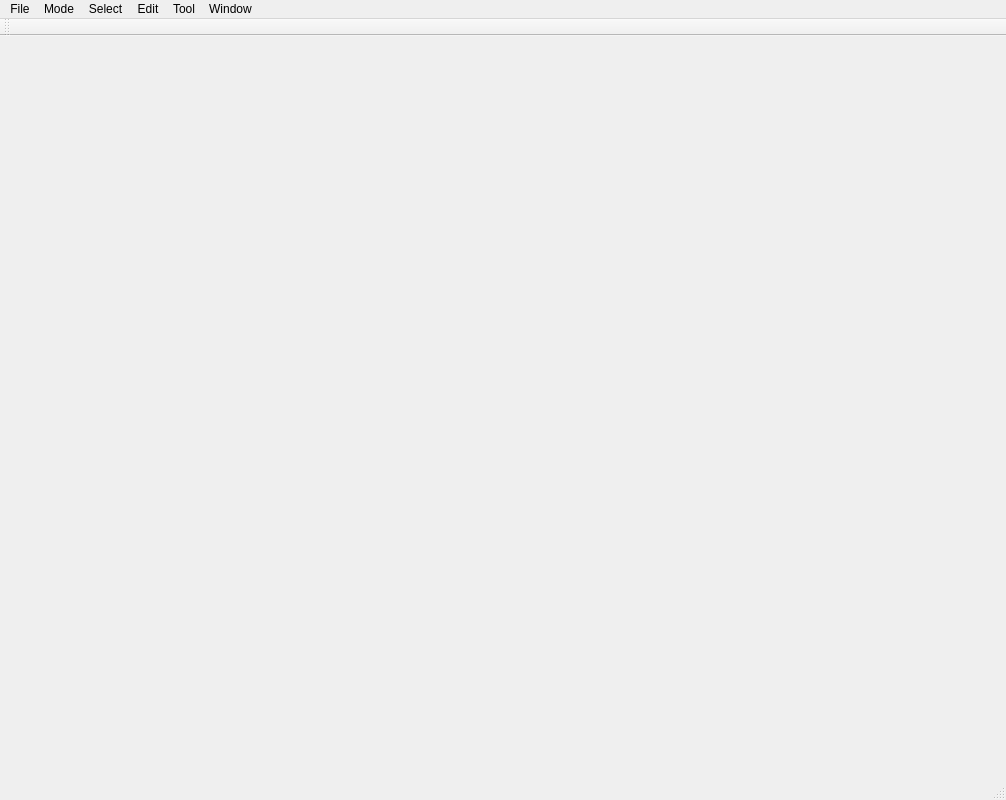
<?xml version="1.0" encoding="UTF-8"?>
<ui version="4.0">
 <class>MainWindow</class>
 <widget class="QMainWindow" name="MainWindow">
  <property name="geometry">
   <rect>
    <x>0</x>
    <y>0</y>
    <width>1006</width>
    <height>800</height>
   </rect>
  </property>
  <property name="minimumSize">
   <size>
    <width>1000</width>
    <height>800</height>
   </size>
  </property>
  <property name="windowTitle">
   <string>MainWindow</string>
  </property>
  <widget class="QWidget" name="centralWidget"/>
  <widget class="QMenuBar" name="menuBar">
   <property name="geometry">
    <rect>
     <x>0</x>
     <y>0</y>
     <width>1006</width>
     <height>21</height>
    </rect>
   </property>
   <widget class="QMenu" name="menuFile">
    <property name="title">
     <string>File</string>
    </property>
    <addaction name="actionNew"/>
    <addaction name="actionOpen"/>
    <addaction name="actionOpenToAdd"/>
    <addaction name="separator"/>
    <addaction name="actionSave"/>
    <addaction name="separator"/>
    <addaction name="actionExit"/>
   </widget>
   <widget class="QMenu" name="menuWindow">
    <property name="title">
     <string>Window</string>
    </property>
    <addaction name="actionControlWidget"/>
   </widget>
   <widget class="QMenu" name="menuEdit">
    <property name="title">
     <string>Edit</string>
    </property>
    <addaction name="actionUndo"/>
    <addaction name="separator"/>
    <addaction name="actionCut"/>
    <addaction name="actionCopy"/>
    <addaction name="actionPaste"/>
    <addaction name="actionDeleteEdge"/>
   </widget>
   <widget class="QMenu" name="menuSelect">
    <property name="title">
     <string>Select</string>
    </property>
    <addaction name="actionSelectAll"/>
   </widget>
   <widget class="QMenu" name="menuTool">
    <property name="title">
     <string>Tool</string>
    </property>
    <addaction name="actionVoronoi"/>
    <addaction name="actionVoronoiCut"/>
   </widget>
   <widget class="QMenu" name="menuMode">
    <property name="title">
     <string>Mode</string>
    </property>
    <addaction name="actionModeBasic"/>
    <addaction name="actionModeLayer"/>
    <addaction name="actionModeSketch"/>
   </widget>
   <addaction name="menuFile"/>
   <addaction name="menuMode"/>
   <addaction name="menuSelect"/>
   <addaction name="menuEdit"/>
   <addaction name="menuTool"/>
   <addaction name="menuWindow"/>
  </widget>
  <widget class="QToolBar" name="mainToolBar">
   <attribute name="toolBarArea">
    <enum>TopToolBarArea</enum>
   </attribute>
   <attribute name="toolBarBreak">
    <bool>false</bool>
   </attribute>
  </widget>
  <widget class="QStatusBar" name="statusBar"/>
  <action name="actionNew">
   <property name="icon">
    <iconset resource="MainWindow.qrc">
     <normaloff>:/MainWindow/Resources/New_24x24.png</normaloff>:/MainWindow/Resources/New_24x24.png</iconset>
   </property>
   <property name="text">
    <string>New</string>
   </property>
   <property name="shortcut">
    <string>Ctrl+N</string>
   </property>
  </action>
  <action name="actionOpen">
   <property name="icon">
    <iconset resource="MainWindow.qrc">
     <normaloff>:/MainWindow/Resources/Open_24x24.png</normaloff>:/MainWindow/Resources/Open_24x24.png</iconset>
   </property>
   <property name="text">
    <string>Open</string>
   </property>
   <property name="shortcut">
    <string>Ctrl+O</string>
   </property>
  </action>
  <action name="actionExit">
   <property name="text">
    <string>Exit</string>
   </property>
  </action>
  <action name="actionControlWidget">
   <property name="text">
    <string>Control Widget</string>
   </property>
  </action>
  <action name="actionDeleteEdge">
   <property name="icon">
    <iconset resource="MainWindow.qrc">
     <normaloff>:/MainWindow/Resources/Delete_24x24.png</normaloff>:/MainWindow/Resources/Delete_24x24.png</iconset>
   </property>
   <property name="text">
    <string>Delete Edge</string>
   </property>
   <property name="shortcut">
    <string>Del</string>
   </property>
  </action>
  <action name="actionSave">
   <property name="icon">
    <iconset resource="MainWindow.qrc">
     <normaloff>:/MainWindow/Resources/Save_24x24.png</normaloff>:/MainWindow/Resources/Save_24x24.png</iconset>
   </property>
   <property name="text">
    <string>Save</string>
   </property>
   <property name="shortcut">
    <string>Ctrl+S</string>
   </property>
  </action>
  <action name="actionUndo">
   <property name="icon">
    <iconset resource="MainWindow.qrc">
     <normaloff>:/MainWindow/Resources/Undo_24x24.png</normaloff>:/MainWindow/Resources/Undo_24x24.png</iconset>
   </property>
   <property name="text">
    <string>Undo</string>
   </property>
   <property name="whatsThis">
    <string/>
   </property>
   <property name="shortcut">
    <string>Ctrl+Z</string>
   </property>
  </action>
  <action name="actionSelectAll">
   <property name="text">
    <string>Select All</string>
   </property>
   <property name="shortcut">
    <string>Ctrl+A</string>
   </property>
  </action>
  <action name="actionCut">
   <property name="icon">
    <iconset resource="MainWindow.qrc">
     <normaloff>:/MainWindow/Resources/Cut_24x24.png</normaloff>:/MainWindow/Resources/Cut_24x24.png</iconset>
   </property>
   <property name="text">
    <string>Cut</string>
   </property>
   <property name="shortcut">
    <string>Ctrl+X</string>
   </property>
  </action>
  <action name="actionCopy">
   <property name="icon">
    <iconset resource="MainWindow.qrc">
     <normaloff>:/MainWindow/Resources/Copy_24x24.png</normaloff>:/MainWindow/Resources/Copy_24x24.png</iconset>
   </property>
   <property name="text">
    <string>Copy</string>
   </property>
   <property name="shortcut">
    <string>Ctrl+C</string>
   </property>
  </action>
  <action name="actionPaste">
   <property name="icon">
    <iconset resource="MainWindow.qrc">
     <normaloff>:/MainWindow/Resources/Paste_24x24.png</normaloff>:/MainWindow/Resources/Paste_24x24.png</iconset>
   </property>
   <property name="text">
    <string>Paste</string>
   </property>
   <property name="shortcut">
    <string>Ctrl+V</string>
   </property>
  </action>
  <action name="actionOpenToAdd">
   <property name="text">
    <string>Open To Add</string>
   </property>
  </action>
  <action name="actionVoronoi">
   <property name="text">
    <string>Voronoi</string>
   </property>
  </action>
  <action name="actionVoronoiCut">
   <property name="text">
    <string>Voronoi Cut</string>
   </property>
  </action>
  <action name="actionModeBasic">
   <property name="checkable">
    <bool>true</bool>
   </property>
   <property name="text">
    <string>Basic</string>
   </property>
  </action>
  <action name="actionModeLayer">
   <property name="checkable">
    <bool>true</bool>
   </property>
   <property name="text">
    <string>Graph</string>
   </property>
  </action>
  <action name="actionModeSketch">
   <property name="checkable">
    <bool>true</bool>
   </property>
   <property name="text">
    <string>Sketch</string>
   </property>
  </action>
 </widget>
 <layoutdefault spacing="6" margin="11"/>
 <resources>
  <include location="MainWindow.qrc"/>
 </resources>
 <connections/>
</ui>
